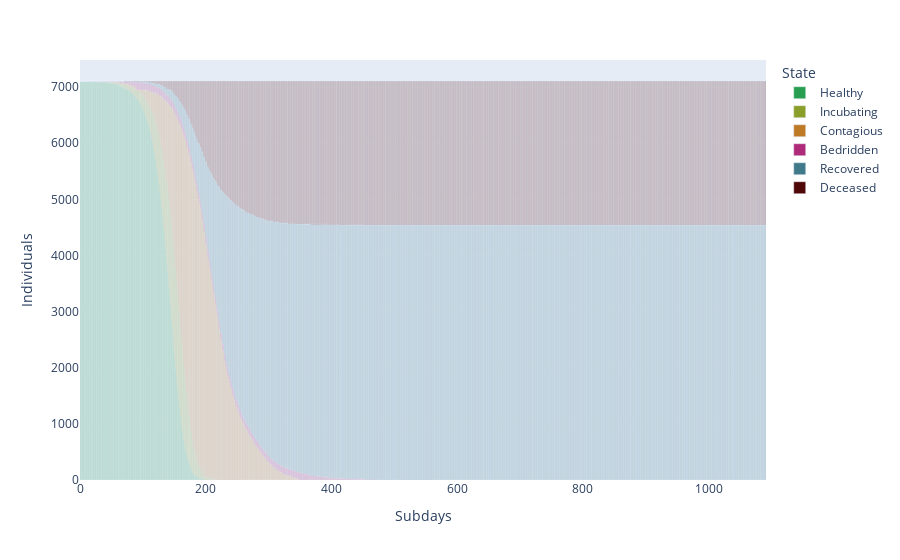

Notebook code cell kept with this figure:
### Code cell
# This code renders the most recent simulation as an interactive chart.
fig_coloration = {
    "Healthy":"#289F50","Incubating":"#8A9F2A","Contagious":"#BF7A25",
    "Bedridden":"#B02A7A","Recovered":"#407A8A","Deceased":"#500707"
}
figure = px.bar(MostRecentSimulation, labels={
    "index":"Subdays", "value":"Individuals", "variable":"State"
}, color_discrete_map=fig_coloration)
figure.show()

### Figure 1 — Plotly figure (JSON) as saved in the notebook; plotly's stock layout.template omitted (floating-point values rounded to 4 significant figures; data arrays with more than 128 entries replaced by an {"elided": "..."} marker saying what was removed)
{"data": [{"alignmentgroup": "True", "hovertemplate": "State=Healthy<br>Subdays=%{x}<br>Individuals=%{y}<extra></extra>", "legendgroup": "Healthy", "marker": {"color": "#289F50", "pattern": {"shape": ""}}, "name": "Healthy", "offsetgroup": "Healthy", "orientation": "v", "showlegend": true, "textposition": "auto", "type": "bar", "x": {"elided": "1092 int values"}, "xaxis": "x", "y": {"elided": "1092 int values"}, "yaxis": "y"}, {"alignmentgroup": "True", "hovertemplate": "State=Incubating<br>Subdays=%{x}<br>Individuals=%{y}<extra></extra>", "legendgroup": "Incubating", "marker": {"color": "#8A9F2A", "pattern": {"shape": ""}}, "name": "Incubating", "offsetgroup": "Incubating", "orientation": "v", "showlegend": true, "textposition": "auto", "type": "bar", "x": {"elided": "1092 int values"}, "xaxis": "x", "y": {"elided": "1092 int values"}, "yaxis": "y"}, {"alignmentgroup": "True", "hovertemplate": "State=Contagious<br>Subdays=%{x}<br>Individuals=%{y}<extra></extra>", "legendgroup": "Contagious", "marker": {"color": "#BF7A25", "pattern": {"shape": ""}}, "name": "Contagious", "offsetgroup": "Contagious", "orientation": "v", "showlegend": true, "textposition": "auto", "type": "bar", "x": {"elided": "1092 int values"}, "xaxis": "x", "y": {"elided": "1092 int values"}, "yaxis": "y"}, {"alignmentgroup": "True", "hovertemplate": "State=Bedridden<br>Subdays=%{x}<br>Individuals=%{y}<extra></extra>", "legendgroup": "Bedridden", "marker": {"color": "#B02A7A", "pattern": {"shape": ""}}, "name": "Bedridden", "offsetgroup": "Bedridden", "orientation": "v", "showlegend": true, "textposition": "auto", "type": "bar", "x": {"elided": "1092 int values"}, "xaxis": "x", "y": {"elided": "1092 int values"}, "yaxis": "y"}, {"alignmentgroup": "True", "hovertemplate": "State=Recovered<br>Subdays=%{x}<br>Individuals=%{y}<extra></extra>", "legendgroup": "Recovered", "marker": {"color": "#407A8A", "pattern": {"shape": ""}}, "name": "Recovered", "offsetgroup": "Recovered", "orientation": "v", "showlegend": true, "textposition": "auto", "type": "bar", "x": {"elided": "1092 int values"}, "xaxis": "x", "y": {"elided": "1092 int values"}, "yaxis": "y"}, {"alignmentgroup": "True", "hovertemplate": "State=Deceased<br>Subdays=%{x}<br>Individuals=%{y}<extra></extra>", "legendgroup": "Deceased", "marker": {"color": "#500707", "pattern": {"shape": ""}}, "name": "Deceased", "offsetgroup": "Deceased", "orientation": "v", "showlegend": true, "textposition": "auto", "type": "bar", "x": {"elided": "1092 int values"}, "xaxis": "x", "y": {"elided": "1092 int values"}, "yaxis": "y"}], "layout": {"barmode": "relative", "legend": {"title": {"text": "State"}, "tracegroupgap": 0}, "margin": {"t": 60}, "xaxis": {"anchor": "y", "domain": [0, 1], "title": {"text": "Subdays"}}, "yaxis": {"anchor": "x", "domain": [0, 1], "title": {"text": "Individuals"}}}}
